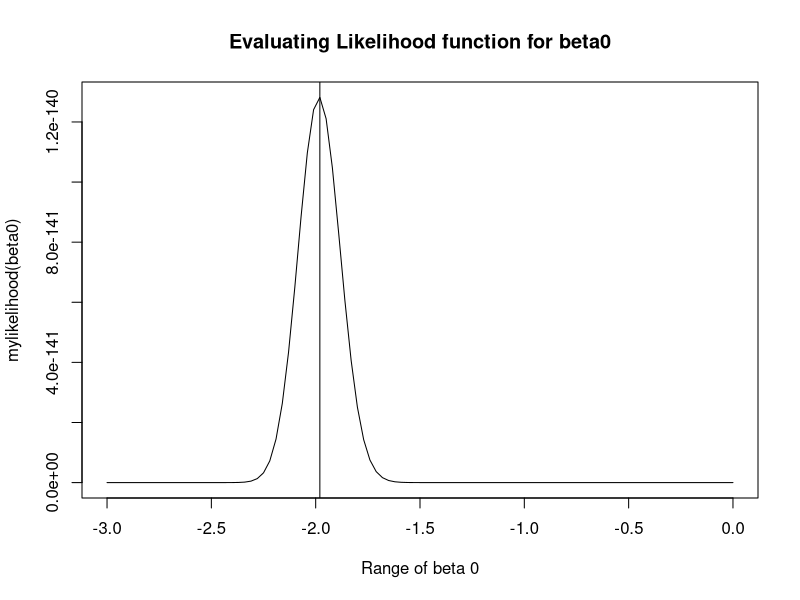
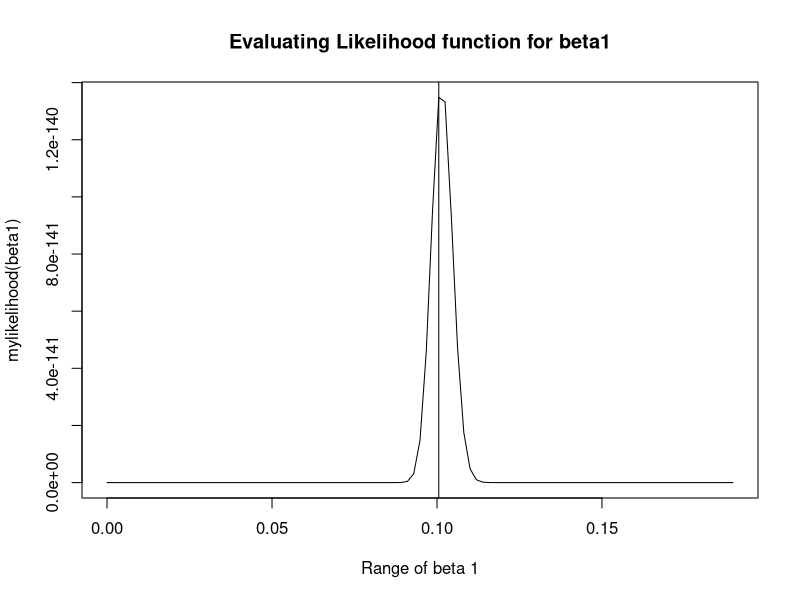
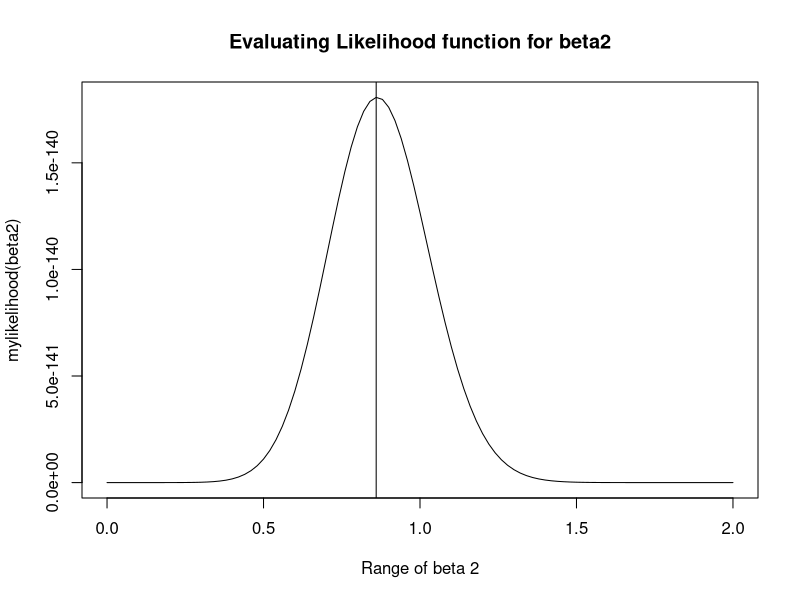
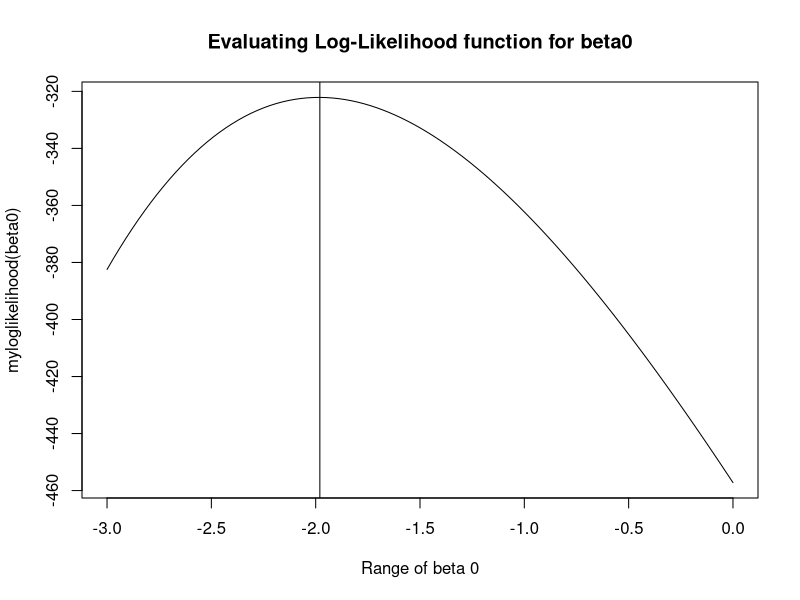
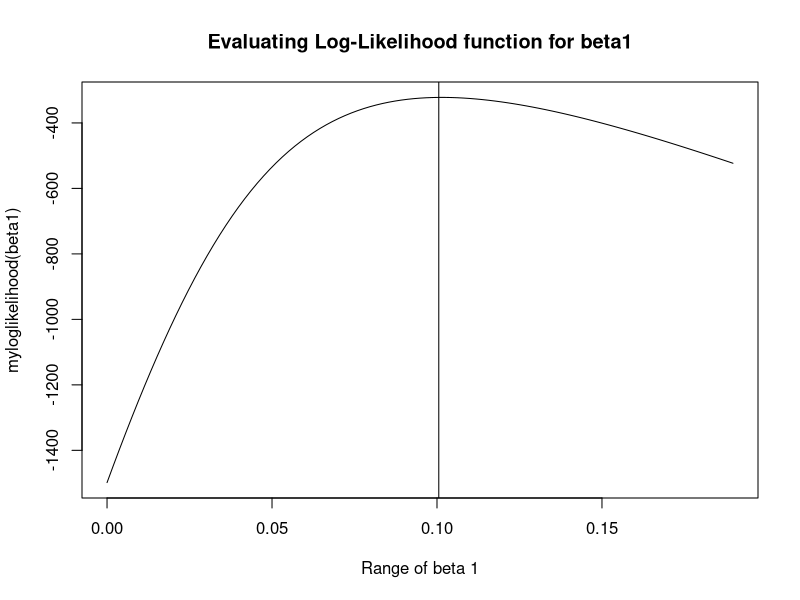
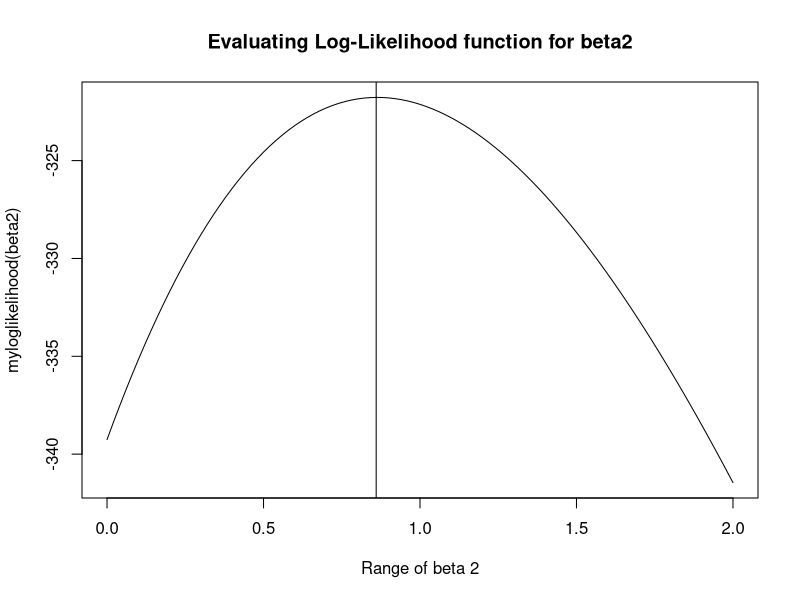
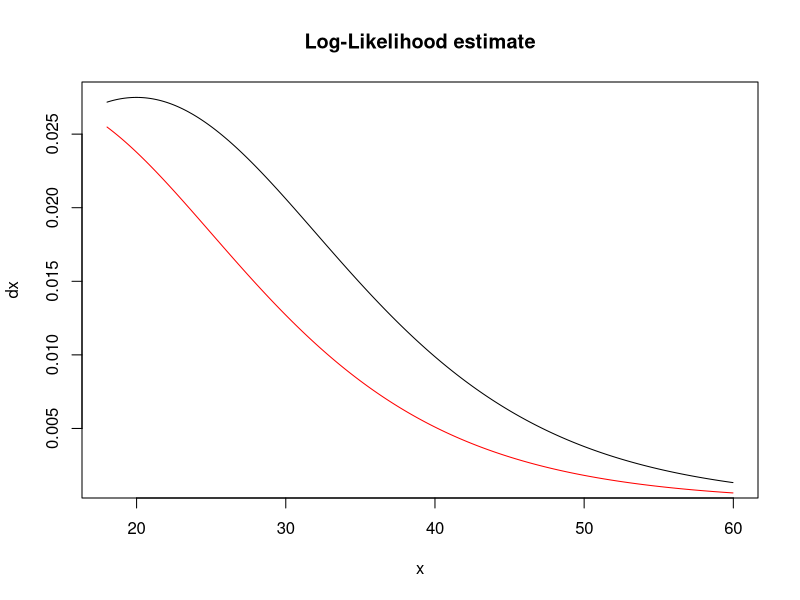

These charts were generated, in order, by the following R code: (Note: this script raises an error after producing the figures.)
# Functions
# b) Log likelihood
myloglikelihood <- function(beta) {
  loglikelihood <-
    sum(-y * log(1 + exp(-(X %*% beta))) - (1 - y) * log(1 + exp(X %*% beta)))
  return(loglikelihood)
}

# b) Normal Likelihood
mylikelihood <- function(beta) {
  # likelihood <- I(beta) # this produces very large numbers
  
  # (2) - our linear model
  #likelihood <- beta[0] + beta[1] * x + beta[2] * x2
  
  # (3) max
  
  linear_model <- beta[1] + beta[2] * x + beta[3] * x2
  # prod((exp(linear_model) / (1 + exp(linear_model)))^y * (1 - (exp(linear_model)/(1 - exp(linear_model))))^(1 - y))
  likelihood <-
    prod((exp(linear_model) / (1 + exp(linear_model))) ^ y * (1 - (exp(linear_model) / (
      1 + exp(linear_model)
    ))) ^ (1 - y))
  # likelihood <- prod((prob_i_x^y) * ((1 - prob_i_x)^(1 - y))) # this behaves the same as (2)
  return(likelihood)
}

getMarginalEffectBeta1 <- function(length = n,
                                   # x2 vector default value
                                   x2 = 0,
                                   # likelihood OR log-likelihood
                                   estimate_for = "likelihood",
                                   dx_container = NULL,
                                   probability_container = NULL) {
  estimate <- NULL
  
  if (estimate_for == "likelihood") {
    # deprecated case
    estimate <- likelihood.estimate$estimate
  } else if (estimate_for == "loglikelihood") {
    estimate <- loglikelihood.estimate$estimate
  }
  
  if (!is.null(estimate)) {
    # Create containers
    dx_container <- rep(0, length(x))
    probability_container <- rep(0, length(x))
    
    for (i in 1:length) {
      prob_i <-
        exp(estimate[1] + estimate[2] * x[i] + estimate[3] * x2) / (1 + exp(estimate[1] + estimate[2] * x[i] + estimate[3] * x2))
      
      dx_container[i] <- estimate[2] * prob_i * (1 - prob_i)
      probability_container[i] <- prob_i
    }
    return(
      list(
        dx_container = dx_container,
        probability_container = probability_container
      )
    )
  }
  
  return(NULL)
}

set.seed(123)
# Parameters
n <- 1000
x <- sort(runif(n = n, min = 18, max = 60))
x2 <- rbinom(n, 1, prob = 0.5)
X <- cbind(rep(1, n), x, x2)

beta0 <- -2
beta1 <- 0.1
beta2 <- 1
beta <- cbind(beta0, beta1, beta2)

linear_model <- beta0 + beta1 * x + beta2 * x2
prob_i_x <- exp(linear_model) / (1 + exp(linear_model))

# a) ?
y <- rbinom(n = length(x), size = 1, prob = prob_i_x)

# c) Plot the likelihood function and the log-likelihood function for a range of values for the two parameters
# separately and show that they are maximized at the same value. ----

# c) 1. Likelihood
# evaluate_for = "likelihood / loglikelihood"
plotlike <- function(evaluate_for, beta0, beta1, beta2) {
  #betas <- c(beta0, beta1, x)
  betas <- c(beta0, beta1, beta2)
  result <- NULL
  
  if (evaluate_for == "likelihood") {
    result <- mylikelihood(betas)
  } else if (evaluate_for == "loglikelihood") {
    result <- myloglikelihood(betas)
  }
  
  return(result)
}

# General variables for plotting
expr_plotlike <- Vectorize(plotlike)
evaluated_function_name <- "likelihood"
beta_0_to_from <- list(from = -3.00,
                       to = 0)
beta_1_to_from <- list(from = 0,
                       to = 0.1897)
beta_2_to_from <- list(from = 0,
                       to = 2.00)

# For beta0

result_beta0 <- curve(
  expr = expr_plotlike(evaluated_function_name, x, beta1, beta2),
  from = beta_0_to_from$from,
  to = beta_0_to_from$to,
  xlab = "Range of beta 0",
  ylab = "mylikelihood(beta0)",
  main = "Evaluating Likelihood function for beta0"
)
max_of_result_beta0 <-
  result_beta0$x[which(result_beta0$y == (max(result_beta0$y, na.rm = TRUE)))]
max_of_result_beta0
abline(v = max_of_result_beta0)

# For beta 1
result_beta1 <- curve(
  expr = expr_plotlike(evaluated_function_name, beta0, x, beta2),
  from = beta_1_to_from$from,
  to = beta_1_to_from$to,
  xlab = "Range of beta 1",
  ylab = "mylikelihood(beta1)",
  main = "Evaluating Likelihood function for beta1"
)
max_of_result_beta1 <-
  result_beta1$x[which(result_beta1$y == (max(result_beta1$y, na.rm = TRUE)))]
max_of_result_beta1
abline(v = max_of_result_beta1)

# For beta 2
result_beta2 <-
  curve(
    expr = expr_plotlike(evaluated_function_name, beta0, beta1, x),
    from = beta_2_to_from$from,
    to = beta_2_to_from$to,
    xlab = "Range of beta 2",
    ylab = "mylikelihood(beta2)",
    main = "Evaluating Likelihood function for beta2"
  )
max_of_result_beta2 <-
  result_beta2$x[which(result_beta2$y == (max(result_beta2$y, na.rm = TRUE)))]
max_of_result_beta2
abline(v = max_of_result_beta2)

# c) 2. Log-likelihood
# For beta0
evaluated_function_name <- "loglikelihood"
result_log_beta_0 <-
  curve(
    expr = expr_plotlike(evaluated_function_name, x, beta1, beta2),
    from = beta_0_to_from$from,
    to = beta_0_to_from$to,
    xlab = "Range of beta 0",
    ylab = "myloglikelihood(beta0)",
    main = "Evaluating Log-Likelihood function for beta0"
  )
max_of_result_log_beta_0 <-
  result_log_beta_0$x[which(result_log_beta_0$y == (max(result_log_beta_0$y, na.rm = TRUE)))]
max_of_result_log_beta_0
abline(v = max_of_result_log_beta_0)
# For beta1
result_log_beta_1 <-
  curve(
    expr = expr_plotlike(evaluated_function_name, beta0, x, beta2),
    from = beta_1_to_from$from,
    to = beta_1_to_from$to,
    xlab = "Range of beta 1",
    ylab = "myloglikelihood(beta1)",
    main = "Evaluating Log-Likelihood function for beta1"
  )
max_of_result_log_beta_1 <-
  result_log_beta_1$x[which(result_log_beta_1$y == (max(result_log_beta_1$y, na.rm = TRUE)))]
max_of_result_log_beta_1
abline(v = max_of_result_log_beta_1)
# For beta2
result_log_beta_2 <-
  curve(
    expr = expr_plotlike(evaluated_function_name, beta0, beta1, x),
    from = beta_2_to_from$from,
    to = beta_2_to_from$to,
    xlab = "Range of beta 2",
    ylab = "myloglikelihood(beta2)",
    main = "Evaluating Log-Likelihood function for beta2"
  )
max_of_result_log_beta_2 <-
  result_log_beta_2$x[which(result_log_beta_2$y == (max(result_log_beta_2$y, na.rm = TRUE)))]
max_of_result_log_beta_2
abline(v = max_of_result_log_beta_2)
# End for c) -----

# d) Estimate β0, β1, β2 via maximum likelihood and calculate the standard errors. Use the estimation template
# provided in the lecture.
library(maxLik)
# Getting an estimate for log-likelihood
start_param <- c(0, 1, 1)
loglikelihood.estimate <- maxBFGS(myloglikelihood,
                                  finalHessian = TRUE,
                                  start = start_param)
loglikelihood.estimate$estimate

loglikelihood.covariance_matrix <-
  -(solve(loglikelihood.estimate$hessian))

loglikelihood.sde <- sqrt(diag(loglikelihood.covariance_matrix))
loglikelihood.sde

# e) Propose and calculate a suitable method for the interpretation of the coefficients as discussed in the lecture.
# Not sure if this is what is asked?
x_len <- length(x)

# Marginal effects when x2 = 0
loglikelihood.result <- getMarginalEffectBeta1(length = x_len,
                                               estimate_for = "loglikelihood",
                                               x2 = 0)
# Marginal effects when x2 = 1
loglikelihood.result1 <- getMarginalEffectBeta1(length = x_len,
                                                estimate_for = "loglikelihood",
                                                x2 = 1)
# Plotting marginal effects of beta1 when x2=0
plot(
  x,
  loglikelihood.result$dx_container,
  type = "l",
  main = "Log-Likelihood estimate",
  ylab = "dx"
)
# Plotting marginal effects of beta1 when x2=1
lines(x, loglikelihood.result1$dx_container, col = "red")

likelihood.result1 <- getMarginalEffectBeta1(
  length = x_len,
  estimate_for = "likelihood",
  x2 = 1,
  dx_container = rep(0, x_len),
  probability_container = rep(0, x_len)
)
lines(x, likelihood.result1$dx_container, col = "red")

loglikelihood.result <- getMarginalEffectBeta1(
  length = x_len,
  estimate_for = "loglikelihood",
  x2 = 0,
  dx_container = rep(0, x_len),
  probability_container = rep(0, x_len)
)
plot(
  x,
  loglikelihood.result$dx_container,
  type = "l",
  main = "Log-Likelihood estimate",
  ylab = "dx"
)

loglikelihood.result1 <- getMarginalEffectBeta1(
  length = x_len,
  estimate_for = "loglikelihood",
  x2 = 1,
  dx_container = rep(0, x_len),
  probability_container = rep(0, x_len)
)
lines(x, loglikelihood.result1$dx_container, col = "red")

# Plot probabilities
# plot(x, loglikelihood.result$probability_container, main = "Estimated Probabilities")
# lines(x, loglikelihood.result1$probability_container, col = "red")
# 
# plot(x, loglikelihood.result$probability_container, ylim = c(0, 1))
# lines(x, loglikelihood.result1$probability_container, col = "red")

# TEST f)?
logit <- function(x) {
  logit <- log(x / (1 - x))
  return (logit)
}

plot(
  logit(prob_i_x),
  prob_i_x,
  type = "l",
  xlim = c(-5, 5),
  main = "The Logit Transformation",
  xlab = "logit",
  ylab = "probability",
  cex.main = 1.2,
  cex.lab = 1,
  cex.axis = 1
)
